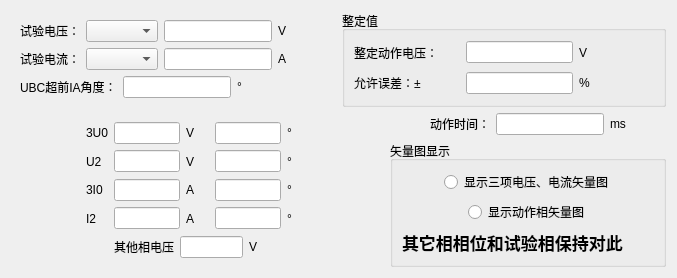
       <widget class="QWidget" name="tab_dzsj">
        <attribute name="title">
         <string>动作时间</string>
        </attribute>
        <layout class="QVBoxLayout" name="verticalLayout_27">
         <item>
          <layout class="QHBoxLayout" name="horizontalLayout_76">
           <item>
            <widget class="QWidget" name="widget_12" native="true">
             <layout class="QVBoxLayout" name="verticalLayout_25">
              <item>
               <layout class="QHBoxLayout" name="horizontalLayout_77">
                <item>
                 <widget class="QLabel" name="label_74">
                  <property name="text">
                   <string>试验电压：</string>
                  </property>
                 </widget>
                </item>
                <item>
                 <widget class="QComboBox" name="comboBox_12"/>
                </item>
                <item>
                 <widget class="QLineEdit" name="lineEdit_70"/>
                </item>
                <item>
                 <widget class="QLabel" name="label_124">
                  <property name="text">
                   <string>V</string>
                  </property>
                 </widget>
                </item>
                <item>
                 <spacer name="horizontalSpacer_86">
                  <property name="orientation">
                   <enum>Qt::Horizontal</enum>
                  </property>
                  <property name="sizeHint" stdset="0">
                   <size>
                    <width>40</width>
                    <height>20</height>
                   </size>
                  </property>
                 </spacer>
                </item>
               </layout>
              </item>
              <item>
               <layout class="QHBoxLayout" name="horizontalLayout_78">
                <item>
                 <widget class="QLabel" name="label_122">
                  <property name="text">
                   <string>试验电流：</string>
                  </property>
                 </widget>
                </item>
                <item>
                 <widget class="QComboBox" name="comboBox_13"/>
                </item>
                <item>
                 <widget class="QLineEdit" name="lineEdit_69"/>
                </item>
                <item>
                 <widget class="QLabel" name="label_123">
                  <property name="text">
                   <string>A</string>
                  </property>
                 </widget>
                </item>
                <item>
                 <spacer name="horizontalSpacer_87">
                  <property name="orientation">
                   <enum>Qt::Horizontal</enum>
                  </property>
                  <property name="sizeHint" stdset="0">
                   <size>
                    <width>40</width>
                    <height>20</height>
                   </size>
                  </property>
                 </spacer>
                </item>
               </layout>
              </item>
              <item>
               <layout class="QHBoxLayout" name="horizontalLayout_81">
                <item>
                 <widget class="QLabel" name="label_127">
                  <property name="text">
                   <string>UBC超前IA角度：</string>
                  </property>
                 </widget>
                </item>
                <item>
                 <widget class="QLineEdit" name="lineEdit_73"/>
                </item>
                <item>
                 <widget class="QLabel" name="label_128">
                  <property name="text">
                   <string>°</string>
                  </property>
                 </widget>
                </item>
                <item>
                 <spacer name="horizontalSpacer_90">
                  <property name="orientation">
                   <enum>Qt::Horizontal</enum>
                  </property>
                  <property name="sizeHint" stdset="0">
                   <size>
                    <width>40</width>
                    <height>20</height>
                   </size>
                  </property>
                 </spacer>
                </item>
               </layout>
              </item>
             </layout>
            </widget>
           </item>
           <item>
            <widget class="QGroupBox" name="groupBox_10">
             <property name="title">
              <string>整定值</string>
             </property>
             <layout class="QVBoxLayout" name="verticalLayout_26" stretch="1,1">
              <item>
               <layout class="QHBoxLayout" name="horizontalLayout_82" stretch="3,3,1,0">
                <item>
                 <widget class="QLabel" name="label_129">
                  <property name="text">
                   <string>整定动作电压：</string>
                  </property>
                 </widget>
                </item>
                <item>
                 <widget class="QLineEdit" name="lineEdit_74"/>
                </item>
                <item>
                 <widget class="QLabel" name="label_130">
                  <property name="text">
                   <string>V</string>
                  </property>
                 </widget>
                </item>
                <item>
                 <spacer name="horizontalSpacer_91">
                  <property name="orientation">
                   <enum>Qt::Horizontal</enum>
                  </property>
                  <property name="sizeHint" stdset="0">
                   <size>
                    <width>40</width>
                    <height>20</height>
                   </size>
                  </property>
                 </spacer>
                </item>
               </layout>
              </item>
              <item>
               <layout class="QHBoxLayout" name="horizontalLayout_83" stretch="3,3,1,0">
                <item>
                 <widget class="QLabel" name="label_131">
                  <property name="text">
                   <string>允许误差：±</string>
                  </property>
                 </widget>
                </item>
                <item>
                 <widget class="QLineEdit" name="lineEdit_75"/>
                </item>
                <item>
                 <widget class="QLabel" name="label_132">
                  <property name="text">
                   <string>%</string>
                  </property>
                 </widget>
                </item>
                <item>
                 <spacer name="horizontalSpacer_92">
                  <property name="orientation">
                   <enum>Qt::Horizontal</enum>
                  </property>
                  <property name="sizeHint" stdset="0">
                   <size>
                    <width>40</width>
                    <height>20</height>
                   </size>
                  </property>
                 </spacer>
                </item>
               </layout>
              </item>
             </layout>
            </widget>
           </item>
          </layout>
         </item>
         <item>
          <layout class="QHBoxLayout" name="horizontalLayout_79">
           <item>
            <widget class="QWidget" name="widget_10" native="true">
             <layout class="QVBoxLayout" name="verticalLayout_22" stretch="1,1,1,1,1">
              <item>
               <layout class="QHBoxLayout" name="horizontalLayout_69" stretch="3,1,3,1,3,1,3">
                <item>
                 <spacer name="horizontalSpacer_72">
                  <property name="orientation">
                   <enum>Qt::Horizontal</enum>
                  </property>
                  <property name="sizeHint" stdset="0">
                   <size>
                    <width>40</width>
                    <height>20</height>
                   </size>
                  </property>
                 </spacer>
                </item>
                <item>
                 <widget class="QLabel" name="label_107">
                  <property name="text">
                   <string>3U0</string>
                  </property>
                 </widget>
                </item>
                <item>
                 <widget class="QLineEdit" name="lineEdit_60"/>
                </item>
                <item>
                 <widget class="QLabel" name="label_108">
                  <property name="text">
                   <string>V</string>
                  </property>
                 </widget>
                </item>
                <item>
                 <widget class="QLineEdit" name="lineEdit_61"/>
                </item>
                <item>
                 <widget class="QLabel" name="label_109">
                  <property name="text">
                   <string>°</string>
                  </property>
                 </widget>
                </item>
                <item>
                 <spacer name="horizontalSpacer_73">
                  <property name="orientation">
                   <enum>Qt::Horizontal</enum>
                  </property>
                  <property name="sizeHint" stdset="0">
                   <size>
                    <width>40</width>
                    <height>20</height>
                   </size>
                  </property>
                 </spacer>
                </item>
               </layout>
              </item>
              <item>
               <layout class="QHBoxLayout" name="horizontalLayout_70" stretch="3,1,3,1,3,1,3">
                <item>
                 <spacer name="horizontalSpacer_74">
                  <property name="orientation">
                   <enum>Qt::Horizontal</enum>
                  </property>
                  <property name="sizeHint" stdset="0">
                   <size>
                    <width>40</width>
                    <height>20</height>
                   </size>
                  </property>
                 </spacer>
                </item>
                <item>
                 <widget class="QLabel" name="label_110">
                  <property name="text">
                   <string>U2</string>
                  </property>
                 </widget>
                </item>
                <item>
                 <widget class="QLineEdit" name="lineEdit_62"/>
                </item>
                <item>
                 <widget class="QLabel" name="label_111">
                  <property name="text">
                   <string>V</string>
                  </property>
                 </widget>
                </item>
                <item>
                 <widget class="QLineEdit" name="lineEdit_63"/>
                </item>
                <item>
                 <widget class="QLabel" name="label_112">
                  <property name="text">
                   <string>°</string>
                  </property>
                 </widget>
                </item>
                <item>
                 <spacer name="horizontalSpacer_75">
                  <property name="orientation">
                   <enum>Qt::Horizontal</enum>
                  </property>
                  <property name="sizeHint" stdset="0">
                   <size>
                    <width>40</width>
                    <height>20</height>
                   </size>
                  </property>
                 </spacer>
                </item>
               </layout>
              </item>
              <item>
               <layout class="QHBoxLayout" name="horizontalLayout_71" stretch="3,1,3,1,3,1,3">
                <item>
                 <spacer name="horizontalSpacer_76">
                  <property name="orientation">
                   <enum>Qt::Horizontal</enum>
                  </property>
                  <property name="sizeHint" stdset="0">
                   <size>
                    <width>40</width>
                    <height>20</height>
                   </size>
                  </property>
                 </spacer>
                </item>
                <item>
                 <widget class="QLabel" name="label_113">
                  <property name="text">
                   <string>3I0</string>
                  </property>
                 </widget>
                </item>
                <item>
                 <widget class="QLineEdit" name="lineEdit_64"/>
                </item>
                <item>
                 <widget class="QLabel" name="label_114">
                  <property name="text">
                   <string>A</string>
                  </property>
                 </widget>
                </item>
                <item>
                 <widget class="QLineEdit" name="lineEdit_65"/>
                </item>
                <item>
                 <widget class="QLabel" name="label_115">
                  <property name="text">
                   <string>°</string>
                  </property>
                 </widget>
                </item>
                <item>
                 <spacer name="horizontalSpacer_77">
                  <property name="orientation">
                   <enum>Qt::Horizontal</enum>
                  </property>
                  <property name="sizeHint" stdset="0">
                   <size>
                    <width>40</width>
                    <height>20</height>
                   </size>
                  </property>
                 </spacer>
                </item>
               </layout>
              </item>
              <item>
               <layout class="QHBoxLayout" name="horizontalLayout_72" stretch="3,1,3,1,3,1,3">
                <item>
                 <spacer name="horizontalSpacer_78">
                  <property name="orientation">
                   <enum>Qt::Horizontal</enum>
                  </property>
                  <property name="sizeHint" stdset="0">
                   <size>
                    <width>40</width>
                    <height>20</height>
                   </size>
                  </property>
                 </spacer>
                </item>
                <item>
                 <widget class="QLabel" name="label_116">
                  <property name="text">
                   <string>I2</string>
                  </property>
                 </widget>
                </item>
                <item>
                 <widget class="QLineEdit" name="lineEdit_66"/>
                </item>
                <item>
                 <widget class="QLabel" name="label_117">
                  <property name="text">
                   <string>A</string>
                  </property>
                 </widget>
                </item>
                <item>
                 <widget class="QLineEdit" name="lineEdit_67"/>
                </item>
                <item>
                 <widget class="QLabel" name="label_118">
                  <property name="text">
                   <string>°</string>
                  </property>
                 </widget>
                </item>
                <item>
                 <spacer name="horizontalSpacer_79">
                  <property name="orientation">
                   <enum>Qt::Horizontal</enum>
                  </property>
                  <property name="sizeHint" stdset="0">
                   <size>
                    <width>40</width>
                    <height>20</height>
                   </size>
                  </property>
                 </spacer>
                </item>
               </layout>
              </item>
              <item>
               <layout class="QHBoxLayout" name="horizontalLayout_73" stretch="3,1,2,1,3">
                <item>
                 <spacer name="horizontalSpacer_80">
                  <property name="orientation">
                   <enum>Qt::Horizontal</enum>
                  </property>
                  <property name="sizeHint" stdset="0">
                   <size>
                    <width>40</width>
                    <height>20</height>
                   </size>
                  </property>
                 </spacer>
                </item>
                <item>
                 <widget class="QLabel" name="label_119">
                  <property name="text">
                   <string>其他相电压</string>
                  </property>
                 </widget>
                </item>
                <item>
                 <widget class="QLineEdit" name="lineEdit_68"/>
                </item>
                <item>
                 <widget class="QLabel" name="label_120">
                  <property name="text">
                   <string>V</string>
                  </property>
                 </widget>
                </item>
                <item>
                 <spacer name="horizontalSpacer_81">
                  <property name="orientation">
                   <enum>Qt::Horizontal</enum>
                  </property>
                  <property name="sizeHint" stdset="0">
                   <size>
                    <width>40</width>
                    <height>20</height>
                   </size>
                  </property>
                 </spacer>
                </item>
               </layout>
              </item>
             </layout>
            </widget>
           </item>
           <item>
            <layout class="QVBoxLayout" name="verticalLayout_23" stretch="1,2">
             <item>
              <layout class="QHBoxLayout" name="horizontalLayout_68">
               <item>
                <spacer name="horizontalSpacer_88">
                 <property name="orientation">
                  <enum>Qt::Horizontal</enum>
                 </property>
                 <property name="sizeHint" stdset="0">
                  <size>
                   <width>40</width>
                   <height>20</height>
                  </size>
                 </property>
                </spacer>
               </item>
               <item>
                <widget class="QLabel" name="label_125">
                 <property name="text">
                  <string>动作时间：</string>
                 </property>
                </widget>
               </item>
               <item>
                <widget class="QLineEdit" name="lineEdit_42"/>
               </item>
               <item>
                <widget class="QLabel" name="label_126">
                 <property name="text">
                  <string>ms</string>
                 </property>
                </widget>
               </item>
               <item>
                <spacer name="horizontalSpacer_89">
                 <property name="orientation">
                  <enum>Qt::Horizontal</enum>
                 </property>
                 <property name="sizeHint" stdset="0">
                  <size>
                   <width>40</width>
                   <height>20</height>
                  </size>
                 </property>
                </spacer>
               </item>
              </layout>
             </item>
             <item>
              <widget class="QGroupBox" name="groupBox_9">
               <property name="title">
                <string>矢量图显示</string>
               </property>
               <layout class="QVBoxLayout" name="verticalLayout_24">
                <item>
                 <layout class="QHBoxLayout" name="horizontalLayout_74">
                  <item>
                   <spacer name="horizontalSpacer_82">
                    <property name="orientation">
                     <enum>Qt::Horizontal</enum>
                    </property>
                    <property name="sizeHint" stdset="0">
                     <size>
                      <width>40</width>
                      <height>20</height>
                     </size>
                    </property>
                   </spacer>
                  </item>
                  <item>
                   <widget class="QRadioButton" name="radioButton_7">
                    <property name="text">
                     <string>显示三项电压、电流矢量图</string>
                    </property>
                   </widget>
                  </item>
                  <item>
                   <spacer name="horizontalSpacer_83">
                    <property name="orientation">
                     <enum>Qt::Horizontal</enum>
                    </property>
                    <property name="sizeHint" stdset="0">
                     <size>
                      <width>40</width>
                      <height>20</height>
                     </size>
                    </property>
                   </spacer>
                  </item>
                 </layout>
                </item>
                <item>
                 <layout class="QHBoxLayout" name="horizontalLayout_75">
                  <item>
                   <spacer name="horizontalSpacer_84">
                    <property name="orientation">
                     <enum>Qt::Horizontal</enum>
                    </property>
                    <property name="sizeHint" stdset="0">
                     <size>
                      <width>40</width>
                      <height>20</height>
                     </size>
                    </property>
                   </spacer>
                  </item>
                  <item>
                   <widget class="QRadioButton" name="radioButton_8">
                    <property name="text">
                     <string>显示动作相矢量图</string>
                    </property>
                   </widget>
                  </item>
                  <item>
                   <spacer name="horizontalSpacer_85">
                    <property name="orientation">
                     <enum>Qt::Horizontal</enum>
                    </property>
                    <property name="sizeHint" stdset="0">
                     <size>
                      <width>40</width>
                      <height>20</height>
                     </size>
                    </property>
                   </spacer>
                  </item>
                 </layout>
                </item>
                <item>
                 <widget class="QLabel" name="label_121">
                  <property name="font">
                   <font>
                    <pointsize>13</pointsize>
                    <bold>true</bold>
                   </font>
                  </property>
                  <property name="text">
                   <string>其它相相位和试验相保持对此</string>
                  </property>
                 </widget>
                </item>
               </layout>
              </widget>
             </item>
            </layout>
           </item>
          </layout>
         </item>
        </layout>
       </widget>
